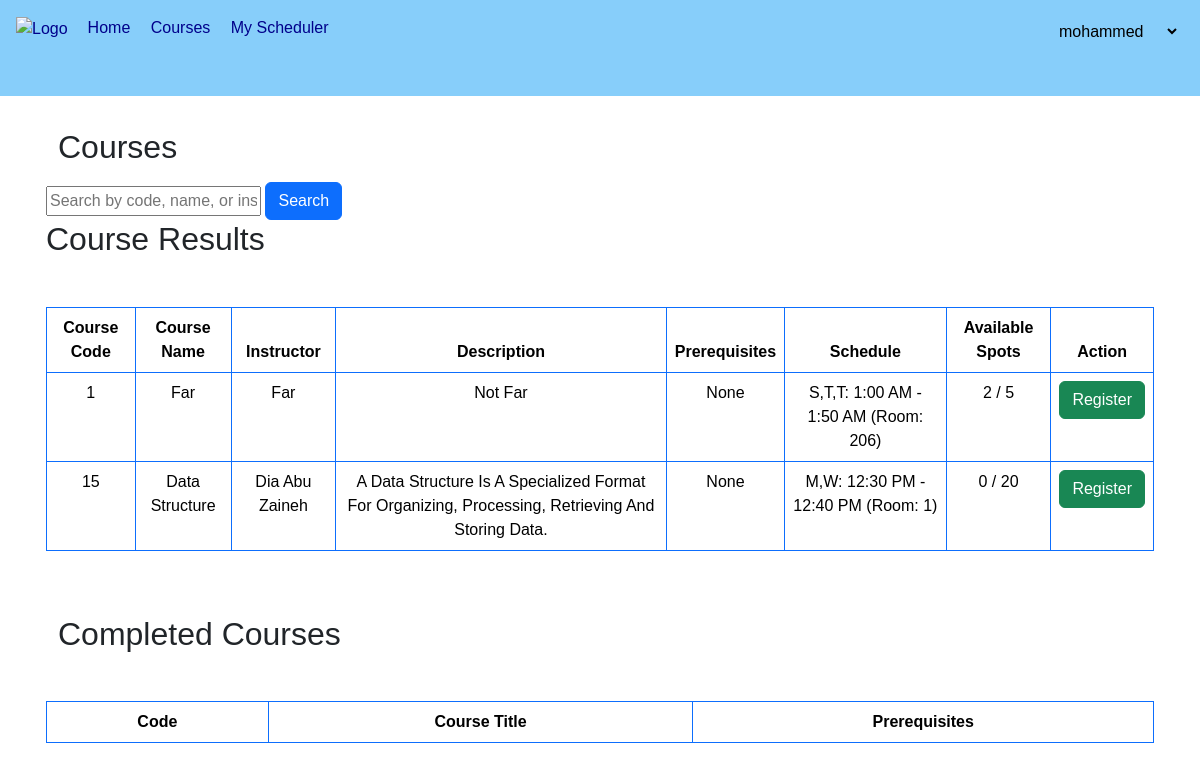
The app's page /courses/ (signed in) with its own data.
### courses/models.py (models this page shows, shortened)
class Course(models.Model):
    code = models.CharField(max_length=90, unique=True, primary_key=True)
    name = models.CharField(max_length=100, null=True)
    description = models.TextField(null=True)
    instructor = models.CharField(max_length=100, null=True)
    scheduled = models.ForeignKey(CourseSchedule, on_delete=models.PROTECT, related_name='courses')
    prerequisites = models.ManyToManyField('self', blank=True, symmetrical=False)
    capacity = models.IntegerField(null=True)
    students = models.ManyToManyField(Student, related_name='courses',blank=True)
    class Meta:
        indexes = [
            models.Index(fields=['code']),
        ]

class CourseSchedule(models.Model):
    DAY_CHOICES = (
        ('S,T,T', 'Sunday, Tuesday, Thursday'),
        ('M,W', 'Monday, Wednesday')
    )
    days = models.CharField(max_length=50, null=True, choices=DAY_CHOICES)
    start_time = models.TimeField(null=True)
    end_time = models.TimeField(null=True)
    room_no = models.CharField(max_length=10, null=True)

### courses/views.py (the view)
# urls.py: path("",include("courses.urls")),
def courses(request):
    query = request.GET.get('search_query', '')
    student = None
    registered_courses = set()
    completed_courses = []
    if 'student_id' in request.session:
        student = Student.objects.get(id=request.session['student_id'])
        registered_courses = set(StudentRegistration.objects.filter(student=student).values_list('course__code', flat=True))
        completed_courses = StudentRegistration.objects.filter(student=student, completed=True)
        completed_courses_codes = [registration.course.code for registration in completed_courses]
    else:
        completed_courses_codes = []
    courses = Course.objects.filter(
        Q(code__icontains=query) |
        Q(name__icontains=query) |
        Q(instructor__icontains=query)
    ).exclude(code__in=completed_courses_codes)
    course_data = []
    for course in courses:
        prerequisites_met = all(StudentRegistration.objects.filter(student=student, course=prerequisite).exists() for prerequisite in course.prerequisites.all())
        if prerequisites_met:
            registered_students_count = StudentRegistration.objects.filter(course=course).count()
            available_spots = course.capacity - registered_students_count
            course_data.append({
                'course': course,
                'available_spots': available_spots,
                'registered_students_count': registered_students_count,
                'is_registered': course.code in registered_courses,
            })
    context = {
        'student': student,
        'course_data': course_data,
        'query': query,
        'username': request.user.username,
        'completed_courses': completed_courses
    }
    return render(request, "courses/Student/courses.html", context)

### courses/templates/courses/Student/courses.html (shortened to what this page needs)
{% load static %}
<!DOCTYPE html>
<html lang="en">
<head>
    <link rel="stylesheet" href="https://cdn.jsdelivr.net/npm/bootstrap@5.3.3/dist/css/bootstrap.min.css">
    <link rel="stylesheet" href="{% static 'css/index.css' %}">
</head>
<body>
    <header>
        <nav>
            <div class="nav-content Content">
                <div class="ul-content">
                    <div class="mb-3">
                        <a href="{% url 'home' %}">
                            <img src="https://www.marefa.org/w/images/thumb/2/26/شعار_الجامعة.png/800px-شعار_الجامعة.png" width="60px" alt="logo">
                        </a>
                    </div>
                    <ul>
                        <li><a href="{% url 'home' %}" style="color: #00008b; text-decoration: none;">Home</a></li>
                        <li><a href="{% url 'courses' %}" style="color:#00008b;text-decoration: none;">Courses</a></li>
                        <li><a href="{% url 'my_courses' %}" style="color:#00008b;text-decoration: none;">My Scheduler</a></li>
                    </ul>
                </div>
                <div class="logout">
                    <select name="" style="background: none;" id="pageSelect" onchange="location = this.value;">
                        <option>{{ username }}</option>
                    </select>
                </div>
            </div>
        </nav>
    <div class="p-3 container">
        <div class="container">
            <h2 class="my-3 mb-3">Courses</h2>
        </div>
        <form method="get" action="{% url 'courses' %}">
            <input type="text" name="search_query" placeholder="Search by code, name, or instructor" value="{{ query }}">
            <button type="submit" class="btn btn-primary">Search</button>
        </form>
        {% if course_data %}
            <h2>Course Results</h2>
            <table class="table table-bordered mt-5 text-center border-primary text-capitalize">
                <thead>
                    <tr>
                        <th>Course Code</th>
                        <th>Course Name</th>
                        <th>Instructor</th>
                        <th>Description</th>
                        <th>Prerequisites</th>
                        <th>Schedule</th>
                        <th>Available Spots</th>
                        <th>Action</th>
                    </tr>
                </thead>
                <tbody>
                    {% for data in course_data %}
                        <tr>
                            <td>{{ data.course.code }}</td>
                            <td>{{ data.course.name }}</td>
                            <td>{{ data.course.instructor }}</td>
                            <td>{{ data.course.description }}</td>
                            <td>
                                {% if data.course.prerequisites.exists %}
                                    {{ data.course.prerequisites.all|join:", " }}
                                {% else %}
                                    None
                                {% endif %}
                            </td>
                            <td>
                                {% if data.course.scheduled %}
                                    {{ data.course.scheduled.days }}: {{ data.course.scheduled.start_time|date:"g:i A" }} - {{ data.course.scheduled.end_time|date:"g:i A" }} (Room: {{ data.course.scheduled.room_no }})
                                {% else %}
                                    No Schedule
                                {% endif %}
                            </td>
                            <td>{{ data.registered_students_count }} / {{ data.course.capacity }}</td>
                            <td>
                                {% if data.is_registered %}
                                    <form method="post" action="{% url 'delete_course' data.course.code %}">
                                        {% csrf_token %}
                                        <button type="submit" class="btn btn-danger">Unregister</button>
                                    </form>
                                {% else %}
                                    <form method="post" action="{% url 'register_course' data.course.code %}">
                                        <button type="submit" class="btn btn-success">Register</button>
                                    </form>
                                {% endif %}
                            </td>
                        </tr>
                    {% endfor %}
                </tbody>
            </table>
        {% else %}
            <p>No courses found.</p>
        {% endif %}
    </div>
    <div class="p-3 container">
        <div class="container">
            <h2 class="my-3 mb-3">Completed Courses</h2>
        </div>
        <table class="table table-bordered mt-5 text-center border-primary text-capitalize">
            <thead>
                <tr>
                    <th>Code</th>
                    <th>Course Title</th>
                    <th>Prerequisites</th>
                </tr>
            </thead>
        </table>
    </div>
</header>
</body>
</html>

### static/css/index.css (style rules this page uses)
body { font-family: Arial, sans-serif; margin: 0; padding: 0; }
a { text-decoration: none; text-transform: capitalize; color:#00008b ; }
button { background-color: lightskyblue; padding: 10px; text-decoration: capitalize; }
header { height: 100vh; }
nav { height: 12vh; background-color: lightskyblue; }
.nav-content { display: flex; align-items: center; justify-content: space-between; }
.ul-content { display: flex; align-items: center; padding: 1rem; color: #fff; }
.logout { margin-right: 20px; }
nav ul { list-style-type: none; margin-left: 20px; padding: 0; }
nav ul li { display: inline; margin-right: 1rem; left: 10%; }
.logout select { border: none; margin-bottom: 10px; padding: 20px; }
.logout select option { padding: 30px; font-size: large; height: 20px; }

### records on screen
Course: course.code "1", course.name "Far", course.instructor "Far", course.description "Not Far", shows "None", course.scheduled.days "S,T,T", course.scheduled.start_time "1:00 AM", course.scheduled.end_time "1:50 AM", course.scheduled.room_no "206", registered_students_count "2", course.capacity "5"
Course: course.code "15", course.name "Data Structure", course.instructor "Dia Abu Zaineh", course.description "A Data Structure Is A Specialized Format For Organizing, Processing, Retrieving And Storing Data.", shows "None", course.scheduled.days "M,W", course.scheduled.start_time "12:30 PM", course.scheduled.end_time "12:40 PM", course.scheduled.room_no "1", registered_students_count "0", course.capacity "20"
